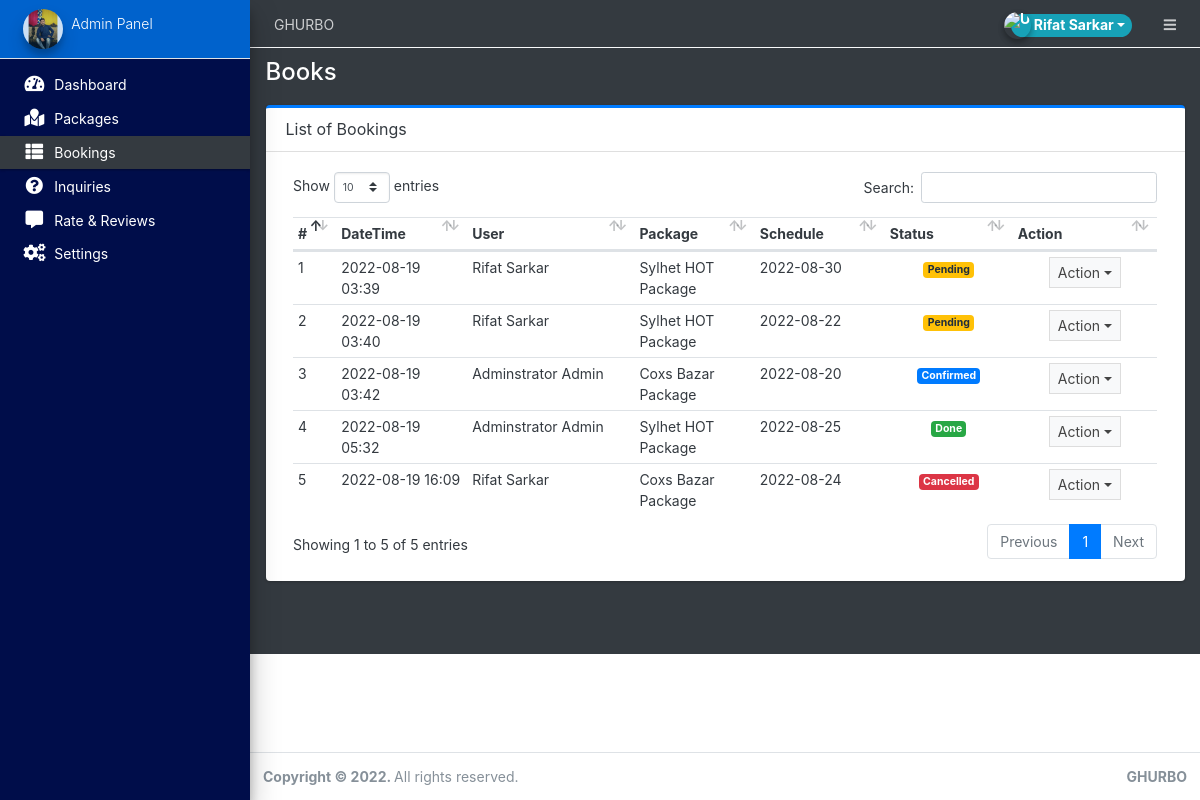
The app's page /admin/?page=books (signed in) with its own data.
### tables this page shows
CREATE TABLE `book_list` (
  `id` int(30) NOT NULL,
  `user_id` int(30) NOT NULL,
  `package_id` int(30) NOT NULL,
  `status` tinyint(4) NOT NULL DEFAULT 0 COMMENT '0=pending,1=confirm, 2=cancelled\r\n',
  `schedule` date DEFAULT NULL,
  `date_created` datetime NOT NULL DEFAULT current_timestamp()
);

CREATE TABLE `packages` (
  `id` int(30) NOT NULL,
  `title` text DEFAULT NULL,
  `tour_location` text DEFAULT NULL,
  `cost` double NOT NULL,
  `description` text DEFAULT NULL,
  `upload_path` text DEFAULT NULL,
  `status` tinyint(4) NOT NULL DEFAULT 1 COMMENT '1 =active ,2 = Inactive',
  `date_created` datetime NOT NULL DEFAULT current_timestamp()
);

### admin/books/index.php (the view, shortened to what this page needs)
<div class="card card-outline card-primary">
	<div class="card-header">
		<h3 class="card-title">List of Bookings</h3>
	</div>
	<div class="card-body">
        <div class="container-fluid">
        <table class="table table-stripped text-dark">
            <colgroup>
                <col width="5%">
                <col width="10">
                <col width="15">
                <col width="25">
                <col width="20">
                <col width="5">
                <col width="5">
            </colgroup>
            <thead>
                <tr>
                    <th>#</th>
                    <th>DateTime</th>
                    <th>User</th>
                    <th>Package</th>
                    <th>Schedule</th>
                    <th>Status</th>
                    <th>Action</th>
                </tr>
            </thead>
            <tbody>
                <?php
                $i=1;
                    $qry = $conn->query("SELECT b.*,p.title,concat(u.firstname,' ',u.lastname) as name FROM book_list b inner join `packages` p on p.id = b.package_id inner join users u on u.id = b.user_id order by date(b.date_created) desc ");
                    while($row= $qry->fetch_assoc()):
                ?>
                    <tr>
                        <td><?php echo $i++ ?></td>
                        <td><?php echo date("Y-m-d H:i",strtotime($row['date_created'])) ?></td>
                        <td><?php echo $row['name'] ?></td>
                        <td><?php echo $row['title'] ?></td>
                        <td><?php echo date("Y-m-d",strtotime($row['schedule'])) ?></td>
                        <td class="text-center">
                            <?php if($row['status'] == 0): ?>
                                <span class="badge badge-warning">Pending</span>
                            <?php elseif($row['status'] == 1): ?>
                                <span class="badge badge-primary">Confirmed</span>
                            <?php elseif($row['status'] == 2): ?>
                                <span class="badge badge-danger">Cancelled</span>
                            <?php elseif($row['status'] == 3): ?>
                                <span class="badge badge-success">Done</span>
                            <?php endif; ?>
                        </td>
                        <td align="center">
                                <button type="button" class="btn btn-flat btn-default btn-sm dropdown-toggle dropdown-icon" data-toggle="dropdown">
                                    Action
                                </button>
                        </td>
                    </tr>
                <?php endwhile; ?>
            </tbody>
        </table>
		</div>
	</div>
</div>

### records on screen
book_list: date_created "2022-08-19 03:39", name "Rifat Sarkar", package.title "Sylhet HOT Package", schedule "2022-08-30", status "Pending"
book_list: date_created "2022-08-19 03:40", name "Rifat Sarkar", package.title "Sylhet HOT Package", schedule "2022-08-22", status "Pending"
book_list: date_created "2022-08-19 03:42", name "Adminstrator Admin", package.title "Coxs Bazar Package", schedule "2022-08-20", status "Confirmed"
book_list: date_created "2022-08-19 05:32", name "Adminstrator Admin", package.title "Sylhet HOT Package", schedule "2022-08-25", status "Done"
book_list: date_created "2022-08-19 16:09", name "Rifat Sarkar", package.title "Coxs Bazar Package", schedule "2022-08-24", status "Cancelled"

### other values on screen
$_settings->info('name') "GHURBO"
$_settings->userdata('firstname').' '.$_settings->userdata('lastname') "Rifat Sarkar"
$_settings->info('short_name') "Admin Panel"
str_replace(array("/","_"), " ",$page) "Books"
